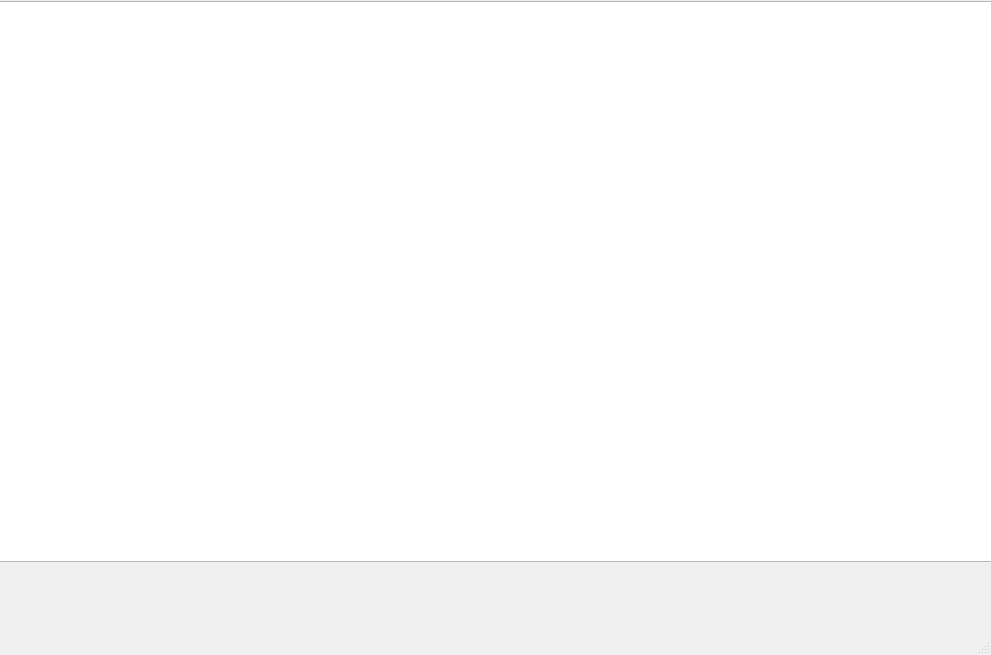
<?xml version="1.0" encoding="UTF-8"?>
<ui version="4.0">
 <class>MainWindow</class>
 <widget class="QMainWindow" name="MainWindow">
  <property name="geometry">
   <rect>
    <x>0</x>
    <y>0</y>
    <width>991</width>
    <height>655</height>
   </rect>
  </property>
  <property name="font">
   <font>
    <italic>true</italic>
   </font>
  </property>
  <property name="windowTitle">
   <string>MainWindow</string>
  </property>
  <widget class="QWidget" name="centralwidget">
   <widget class="QTableView" name="tableView">
    <property name="geometry">
     <rect>
      <x>-5</x>
      <y>1</y>
      <width>1001</width>
      <height>561</height>
     </rect>
    </property>
   </widget>
  </widget>
  <widget class="QMenuBar" name="menubar">
   <property name="geometry">
    <rect>
     <x>0</x>
     <y>0</y>
     <width>991</width>
     <height>25</height>
    </rect>
   </property>
  </widget>
  <widget class="QStatusBar" name="statusbar"/>
 </widget>
 <resources/>
 <connections/>
</ui>
